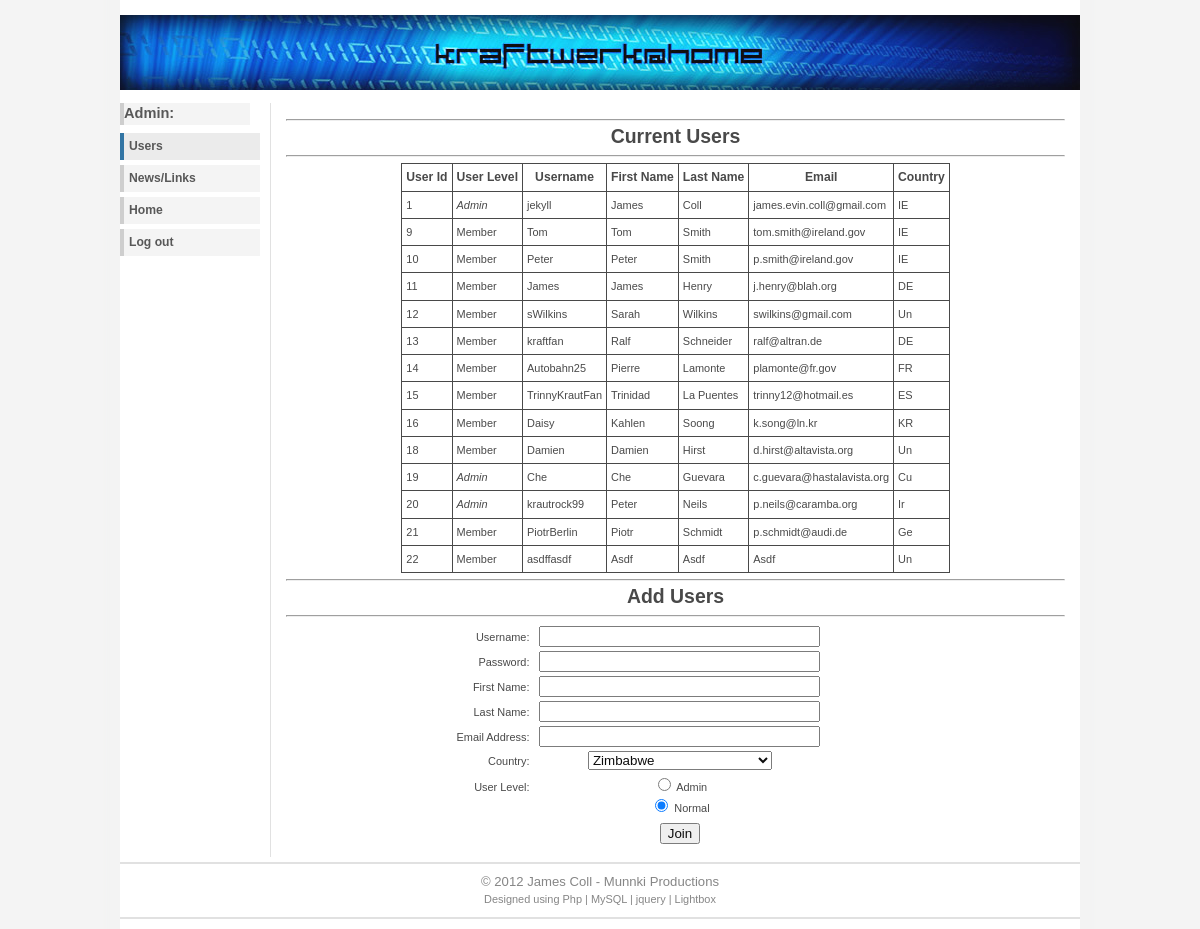
The page /admin/admin.php (signed in) on the database its author committed.
### tables this page shows
CREATE TABLE `userinfo` (
  `userId` int(11) NOT NULL auto_increment,
  `userLevel` int(11) NOT NULL default '0',
  `userName` varchar(75) NOT NULL default '',
  `userPass` varchar(75) NOT NULL default '',
  `firstName` varchar(50) NOT NULL default '',
  `lastName` varchar(75) NOT NULL default '',
  `emailAddress` varchar(125) NOT NULL default '',
  `country` char(2) NOT NULL default '',
  PRIMARY KEY  (`userId`)
);

### admin/admin.php (the view, shortened to what this page needs)
<?php require_once('../connections/Project01.php'); ?>
<?php
$logoutAction = $_SERVER['PHP_SELF']."?doLogout=true";
?>
<?php
$editFormAction = $_SERVER['PHP_SELF'];
if (isset($_SERVER['QUERY_STRING'])) {
  $editFormAction .= "?" . htmlentities($_SERVER['QUERY_STRING']);
}
$query_Recordset2 = "SELECT iso, printable_name FROM countryinfo ORDER BY name ASC";
$Recordset2 = mysql_query($query_Recordset2, $Project01) or die(mysql_error());
$row_Recordset2 = mysql_fetch_assoc($Recordset2);
$query_Recordset3 = "SELECT userinfo.userId, userinfo.userLevel, userinfo.userName, userinfo.firstName, userinfo.lastName, userinfo.emailAddress, userinfo.country FROM userinfo";
$Recordset3 = mysql_query($query_Recordset3, $Project01) or die(mysql_error());
$row_Recordset3 = mysql_fetch_assoc($Recordset3);
?>
<!DOCTYPE html PUBLIC "-//W3C//DTD XHTML 1.0 Strict//EN" "http://www.w3.org/TR/xhtml1/DTD/xhtml1-strict.dtd">
<html xmlns="http://www.w3.org/1999/xhtml" xml:lang="en">
<head>
<link rel="stylesheet" type="text/css" href="../css/layout.css" media="screen,projection" />
</head>
<body>
<div id="wrap">
    <div id="header"> <img id="frontphoto" src="../images/Home/front.jpg" width="960" height="75" alt="binary code banner" /> </div>
    <div id="leftside">
        <h2 class="announce">Admin:</h2>
        <ul class="avmenu">
            <li><a class="current" href="admin.php">Users</a></li>
            <li><a href="links.php">News/Links</a></li>
            <li><a href="../index.php">Home</a></li>
            <li><a href="<?php echo $logoutAction ?>">Log out</a></li>
        </ul>
    </div>
    <div id="contentwide">
        <hr />
        <h2> Current Users </h2>
        <hr />
        <table class="admintable">
            <tr>
				<th>User Id</th>
                <th>User Level</th>
                <th>Username</th>
                <th>First Name</th>
                <th>Last Name</th>
                <th>Email</th>
                <th>Country</th>
            </tr>
            <?php do { ?>
                <tr>
					<td><?php echo $row_Recordset3['userId']; ?></td>
                    <td><?php if ($row_Recordset3['userLevel']==1) { echo "<em>Admin</em>"; } else { echo "Member"; }; ?></td>
                    <td><?php echo $row_Recordset3['userName']; ?></td>
                    <td><?php echo $row_Recordset3['firstName']; ?></td>
                    <td><?php echo $row_Recordset3['lastName']; ?></td>
                    <td><?php echo $row_Recordset3['emailAddress']; ?></td>
                    <td><?php echo $row_Recordset3['country']; ?></td>
                </tr>
                <?php } while ($row_Recordset3 = mysql_fetch_assoc($Recordset3)); ?>
        </table>
        <hr />
        <h2> Add Users </h2>
        <hr />
        <div class="register">
            <form name="form1" action="<?php echo $editFormAction; ?>" method="POST" id="form1">
                <table>
                    <tr valign="baseline">
                        <td align="right">Username:</td>
                        <td><input name="userName" type="text" id="userName" value="" size="32" /></td>
                    </tr>
                    <tr valign="baseline">
                        <td align="right">Password:</td>
                        <td><input name="userPass" type="password" id="userPass" value="" size="32" /></td>
                    </tr>
                    <tr valign="baseline">
                        <td align="right">First Name:</td>
                        <td><input name="firstName" type="text" id="firstName" value="" size="32" /></td>
                    </tr>
                    <tr valign="baseline">
                        <td align="right">Last Name:</td>
                        <td><input name="lastName" type="text" id="lastName" value="" size="32" /></td>
                    </tr>
                    <tr valign="baseline">
                        <td align="right">Email Address:</td>
                        <td><input name="emailAddress" type="text" id="emailAddress" value="" size="32" /></td>
                    </tr>
                    <tr valign="baseline">
                        <td align="right">Country:</td>
                        <td><select name="country">
                                <?php
do {
?>
                                <option value="<?php echo $row_Recordset2['printable_name']?>" <?php if (!(strcmp($row_Recordset2['printable_name'], $row_Recordset2['printable_name']))) {echo "SELECTED";} ?>><?php echo $row_Recordset2['printable_name']?></option>
                                <?php
} while ($row_Recordset2 = mysql_fetch_assoc($Recordset2));
?>
                            </select></td>
                    </tr>
                    <tr valign="baseline">
                        <td align="right">User Level:</td>
                        <td><input type="radio" name="userLevel" value="1">
                            Admin<br>
                            <input type="radio" name="userLevel" value="0" checked>
                            Normal<br></td>
                    </tr>
                    <tr valign="baseline">
                        <td align="right">&nbsp;</td>
                        <td><input type="submit" value="Join" /></td>
                    </tr>
                </table>
            </form>
        </div>
    </div>
    <div id="footer">
        <p><span>&copy; 2012 James Coll - Munnki Productions</span><br />
            Designed using Php | MySQL | jquery | Lightbox </p>
    </div>
</div>
</body>
</html>

### css/layout.css (style rules this page uses)
body { background: #f4f4f4 url(../images/bg.gif) top center repeat-y; color: #404040; font: 76% Verdana, Tahoma, Arial, sans-serif; margin: 0 auto; padding: 0; }
#wrap { opacity: 0.95; color: #404040; margin: 0 auto; padding: 10px; width: 960px; }
a { background-color: inherit; color: #286ea0; font-weight: 700; text-decoration: none; }
p { margin: 0 0 1.4em; }
#header { margin-top: 5px; }
#frontphoto { border: 0; margin: 0 0 10px; }
#leftside { clear: left; float: left; margin: 0 0 5px; padding: 0; width: 140px; }
#leftside p, #leftside ul, #rightside p, #rightside ul { margin: 0 0 16px; padding: 0; }
#leftside li, #rightside li { line-height: 1.2em; list-style: none; margin: 0 0 6px; padding: 0; }
#leftside h2, #leftside h3, #rightside h2, #rightside h3 { color: #505050; font-size: 1.2em; margin: 0 0 8px; padding: 0; }
#leftside ul.avmenu, #rightside ul.avmenu { display: block; list-style: none; margin: 0 0 18px 0; padding: 0; width: 140px; }
#leftside ul.avmenu li, #rightside ul.avmenu li { display: inline; line-height: 1.4em; padding: 0; width: 140px; }
#leftside ul.avmenu li a, #rightside ul.avmenu li a { background-color: #f4f4f4; border-left: 4px solid #ccc; color: #505050; float: left; font-weight: 700; margin-bottom: 5px; padding: 5px 1px 5px 5px; text-decoration: none; width: 130px; }
#leftside ul.avmenu li a:hover, #leftside ul.avmenu li a.current, #rightside ul.avmenu li a:hover, #rightside ul.avmenu li a.current { background-color: #eaeaea; border-left: 4px solid #286ea0; color: #505050; }
#contentwide { border-left: 1px solid #e0e0e0; line-height: 1.5em; margin: 0 0 5px 150px; padding: 10px 15px; background: #FFF; }
#content h2, #contentwide h2, #contentwide2 h2 { font-size: 1.6em; margin: 0 0 10px; text-align: center; }
#contentwide hr { color: #ccc; }
#footer { background: #fff; border-top: 2px solid #e0e0e0; clear: both; color: gray; margin: 0 auto; padding: 10px 0; text-align: center; width: 960px; line-height: 1.5em; font-size: 0.9em; border-bottom: 2px solid #e0e0e0; }
#footer p { margin: 0; padding: 0; }
#footer span { font-size: 1.2em; }
.announce { background-color: #f4f4f4; border-left: 4px solid #ccc; clear: left; color: #505050; font-size: 0.9em; line-height: 1.5em; margin: 0 0 15px; padding: 7px 5px 2px 5px; width: 126px; }
.register { width: 450px; text-align: center; margin-left: auto; margin-right: auto; }
#playlist1 th, td { border: 1px solid #c9c9c9; font-size: .9em; padding: 1px 4px; }
#comments tr, td { border: none; }
#commentform th, tr, td { border: none; }
table.admintable { border-width: 1px; border-collapse: collapse; margin-left: auto; margin-right: auto; word-wrap: break-word; border-bottom: 5px; }
table.admintable th { border-width: 1px; padding: 4px; border-style: solid; }
table.admintable td { border-width: 1px; padding: 4px; border-style: solid; }

### rows shown on the page
userinfo: userId "1", userLevel "Admin", userName "jekyll", firstName "James", lastName "Coll", emailAddress "james.evin.coll@gmail.com", country "IE"
userinfo: userId "9", userLevel "Member", userName "Tom", firstName "Tom", lastName "Smith", emailAddress "tom.smith@ireland.gov", country "IE"
userinfo: userId "10", userLevel "Member", userName "Peter", firstName "Peter", lastName "Smith", emailAddress "p.smith@ireland.gov", country "IE"
userinfo: userId "11", userLevel "Member", userName "James", firstName "James", lastName "Henry", emailAddress "j.henry@blah.org", country "DE"
userinfo: userId "12", userLevel "Member", userName "sWilkins", firstName "Sarah", lastName "Wilkins", emailAddress "swilkins@gmail.com", country "Un"
userinfo: userId "13", userLevel "Member", userName "kraftfan", firstName "Ralf", lastName "Schneider", emailAddress "ralf@altran.de", country "DE"
userinfo: userId "14", userLevel "Member", userName "Autobahn25", firstName "Pierre", lastName "Lamonte", emailAddress "plamonte@fr.gov", country "FR"
userinfo: userId "15", userLevel "Member", userName "TrinnyKrautFan", firstName "Trinidad", lastName "La Puentes", emailAddress "trinny12@hotmail.es", country "ES"
userinfo: userId "16", userLevel "Member", userName "Daisy", firstName "Kahlen", lastName "Soong", emailAddress "k.song@ln.kr", country "KR"
userinfo: userId "18", userLevel "Member", userName "Damien", firstName "Damien", lastName "Hirst", emailAddress "d.hirst@altavista.org", country "Un"
userinfo: userId "19", userLevel "Admin", userName "Che", firstName "Che", lastName "Guevara", emailAddress "c.guevara@hastalavista.org", country "Cu"
userinfo: userId "20", userLevel "Admin", userName "krautrock99", firstName "Peter", lastName "Neils", emailAddress "p.neils@caramba.org", country "Ir"
userinfo: userId "21", userLevel "Member", userName "PiotrBerlin", firstName "Piotr", lastName "Schmidt", emailAddress "p.schmidt@audi.de", country "Ge"
userinfo: userId "22", userLevel "Member", userName "asdffasdf", firstName "Asdf", lastName "Asdf", emailAddress "Asdf", country "Un"

### other values the page prints
form field country "Zimbabwe"
